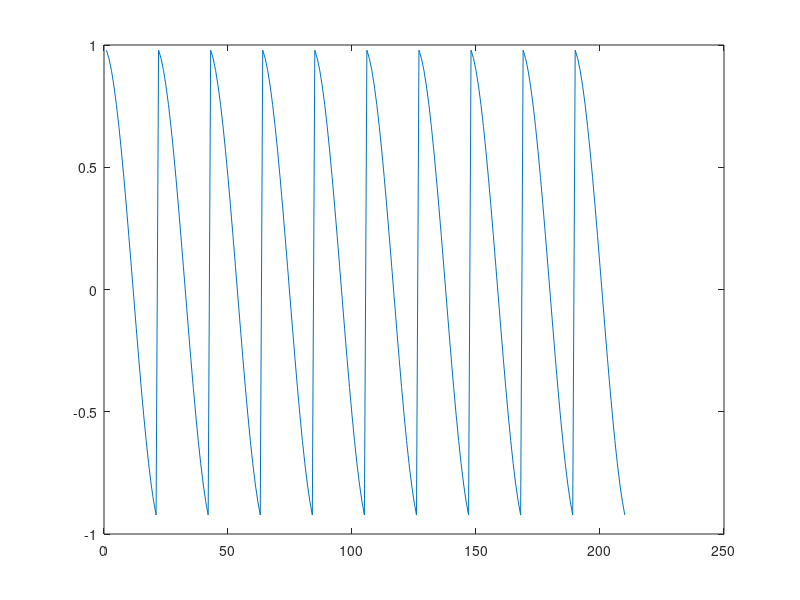

This chart was generated by the following MATLAB code:
x = linspace(-(2*pi), 2*pi, 100)
y = sin(x)
c= cos(x)
g = y+c
z =y(1:50)
n=y(15:35)
nn = []
for i = 1:10
    nn=[nn n]
end
plot(nn)